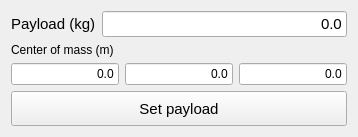
      <widget class="QWidget" name="tab_9">
       <attribute name="title">
        <string>Payload</string>
       </attribute>
       <layout class="QVBoxLayout" name="verticalLayout_14">
        <item>
         <layout class="QHBoxLayout" name="horizontalLayout_22">
          <item>
           <widget class="QLabel" name="label_9">
            <property name="sizePolicy">
             <sizepolicy hsizetype="Preferred" vsizetype="Maximum">
              <horstretch>0</horstretch>
              <verstretch>0</verstretch>
             </sizepolicy>
            </property>
            <property name="font">
             <font>
              <family>Ubuntu</family>
              <pointsize>11</pointsize>
             </font>
            </property>
            <property name="text">
             <string>Payload (kg)</string>
            </property>
           </widget>
          </item>
          <item>
           <widget class="QLineEdit" name="lineEdit_payload">
            <property name="enabled">
             <bool>true</bool>
            </property>
            <property name="font">
             <font>
              <family>Ubuntu</family>
              <pointsize>11</pointsize>
             </font>
            </property>
            <property name="text">
             <string>0.0</string>
            </property>
            <property name="alignment">
             <set>Qt::AlignRight|Qt::AlignTrailing|Qt::AlignVCenter</set>
            </property>
           </widget>
          </item>
         </layout>
        </item>
        <item>
         <widget class="QLabel" name="label">
          <property name="text">
           <string>Center of mass (m)</string>
          </property>
         </widget>
        </item>
        <item>
         <layout class="QHBoxLayout" name="horizontalLayout_20">
          <item>
           <widget class="QLineEdit" name="lineEdit_com_x">
            <property name="sizePolicy">
             <sizepolicy hsizetype="Preferred" vsizetype="Fixed">
              <horstretch>0</horstretch>
              <verstretch>0</verstretch>
             </sizepolicy>
            </property>
            <property name="text">
             <string>0.0</string>
            </property>
            <property name="alignment">
             <set>Qt::AlignRight|Qt::AlignTrailing|Qt::AlignVCenter</set>
            </property>
           </widget>
          </item>
          <item>
           <widget class="QLineEdit" name="lineEdit_com_y">
            <property name="sizePolicy">
             <sizepolicy hsizetype="Preferred" vsizetype="Fixed">
              <horstretch>0</horstretch>
              <verstretch>0</verstretch>
             </sizepolicy>
            </property>
            <property name="text">
             <string>0.0</string>
            </property>
            <property name="alignment">
             <set>Qt::AlignRight|Qt::AlignTrailing|Qt::AlignVCenter</set>
            </property>
           </widget>
          </item>
          <item>
           <widget class="QLineEdit" name="lineEdit_com_z">
            <property name="sizePolicy">
             <sizepolicy hsizetype="Preferred" vsizetype="Fixed">
              <horstretch>0</horstretch>
              <verstretch>0</verstretch>
             </sizepolicy>
            </property>
            <property name="text">
             <string>0.0</string>
            </property>
            <property name="alignment">
             <set>Qt::AlignRight|Qt::AlignTrailing|Qt::AlignVCenter</set>
            </property>
           </widget>
          </item>
         </layout>
        </item>
        <item>
         <widget class="QPushButton" name="pushButton_set_payload">
          <property name="minimumSize">
           <size>
            <width>0</width>
            <height>35</height>
           </size>
          </property>
          <property name="font">
           <font>
            <family>Ubuntu</family>
            <pointsize>11</pointsize>
           </font>
          </property>
          <property name="text">
           <string>Set payload</string>
          </property>
         </widget>
        </item>
       </layout>
      </widget>
